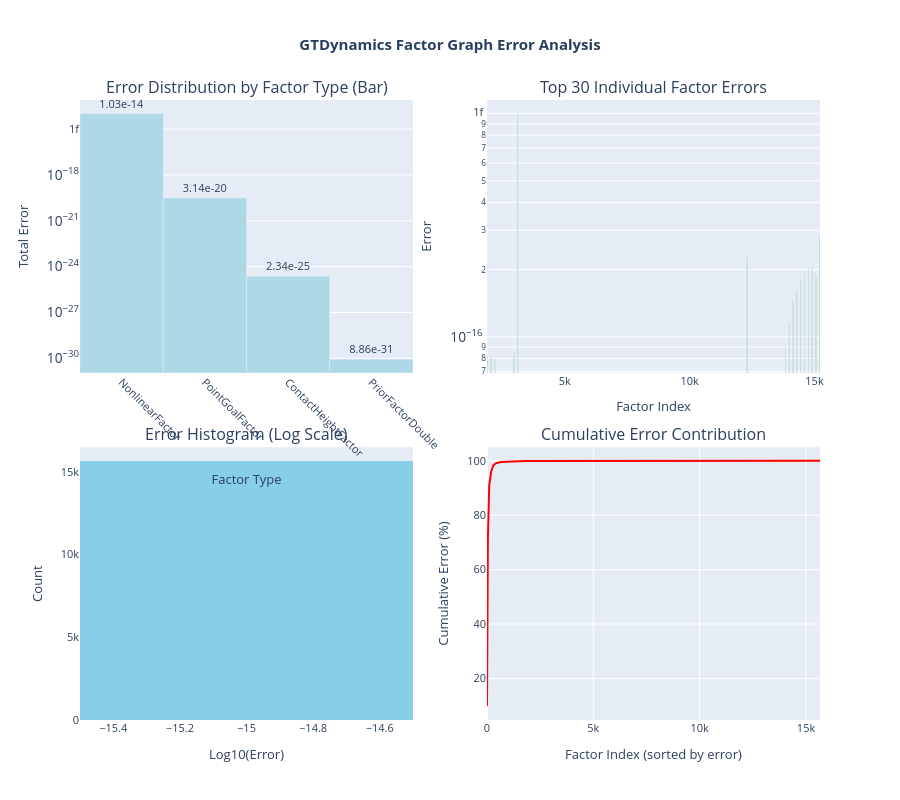
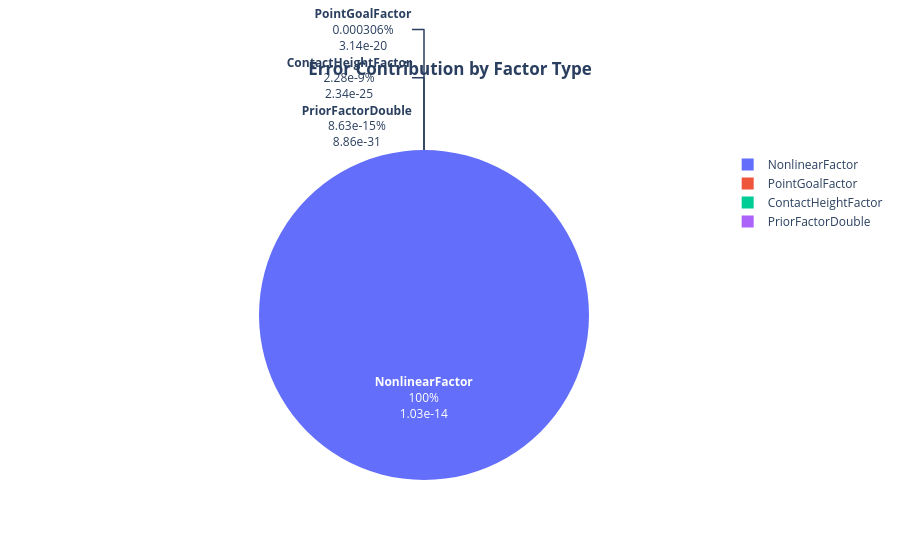

Source (notebook cell) for these figures, in order:
### Code cell
# Factor Error Analysis with Plotly Visualization
import plotly.graph_objects as go
import plotly.express as px
from plotly.subplots import make_subplots
import pandas as pd

print("Analyzing factor errors in optimization result...")

# 1. COLLECT FACTOR ERRORS
factor_errors = []
factor_types = []
factor_descriptions = []
factor_indices = []

for idx in range(graph.size()):
    factor = graph.at(idx)
    
    try:
        # Get error for this factor
        error = factor.error(result)
        factor_errors.append(error)
        
        # Get factor type name
        factor_type = type(factor).__name__
        factor_types.append(factor_type)
        
        # Create description
        try:
            factor_keys = [str(gtd.DynamicsSymbol(key)) for key in factor.keys()]
            description = f"{factor_type}"
            if factor_keys:
                description += f" - {', '.join(factor_keys[:2])}"
                if len(factor_keys) > 2:
                    description += f" (+{len(factor_keys)-2} more)"
        except:
            description = f"{factor_type} - Factor {idx}"
        
        factor_descriptions.append(description)
        factor_indices.append(idx)
        
    except Exception as e:
        print(f"Warning: Could not analyze factor {idx}: {e}")
        factor_errors.append(0.0)
        factor_types.append("Unknown")
        factor_descriptions.append(f"Factor {idx} (Error)")
        factor_indices.append(idx)

# Create DataFrame for analysis
df_factors = pd.DataFrame({
    'Index': factor_indices,
    'Error': factor_errors,
    'Type': factor_types,
    'Description': factor_descriptions,
    'LogError': [np.log10(max(err, 1e-15)) for err in factor_errors]  # Log scale for visualization
})

# Sort by error (descending)
df_factors_sorted = df_factors.sort_values('Error', ascending=False)

print(f"Analyzed {len(factor_errors)} factors")
print(f"Total error: {sum(factor_errors):.6e}")
print(f"Max error: {max(factor_errors):.6e}")
print(f"Min error: {min(factor_errors):.6e}")

# 2. ERROR STATISTICS BY FACTOR TYPE
error_by_type = df_factors.groupby('Type').agg({
    'Error': ['count', 'sum', 'mean', 'max'],
    'Index': 'count'
}).round(8)

print("\nError statistics by factor type:")
print(error_by_type)

# 3. CREATE COMPREHENSIVE PLOTLY VISUALIZATIONS

# Create subplots with 2x2 layout
fig = make_subplots(
    rows=2, cols=2,
    subplot_titles=(
        'Error Distribution by Factor Type (Bar)', 
        'Top 30 Individual Factor Errors', 
        'Error Histogram (Log Scale)', 
        'Cumulative Error Contribution'
    ),
    specs=[
        [{'type': 'bar'}, {'type': 'bar'}],
        [{'type': 'histogram'}, {'type': 'scatter'}]
    ],
    vertical_spacing=0.12,
    horizontal_spacing=0.10
)

# Plot 1: Total Error by Factor Type
error_by_type_sum = df_factors.groupby('Type')['Error'].sum().sort_values(ascending=False)
fig.add_trace(
    go.Bar(
        x=error_by_type_sum.index, 
        y=error_by_type_sum.values,
        name='Total Error by Type',
        text=[f'{val:.2e}' for val in error_by_type_sum.values],
        textposition='outside',
        marker_color='lightblue',
        showlegend=False
    ),
    row=1, col=1
)

# Plot 2: Top 30 Individual Factor Errors
top_30 = df_factors_sorted.head(30)
colors = ['red' if err > 1e-3 else 'orange' if err > 1e-6 else 'green' for err in top_30['Error']]
fig.add_trace(
    go.Bar(
        x=top_30['Index'], 
        y=top_30['Error'],
        text=top_30['Type'],
        textposition='outside',
        marker_color=colors,
        name='Individual Errors',
        hovertemplate='<b>Factor %{x}</b><br>' +
                     'Error: %{y:.2e}<br>' +
                     'Type: %{text}<br>' +
                     '<extra></extra>',
        showlegend=False
    ),
    row=1, col=2
)

# Plot 3: Error Histogram (Log Scale)
log_errors = [np.log10(max(err, 1e-15)) for err in factor_errors]
fig.add_trace(
    go.Histogram(
        x=log_errors,
        nbinsx=40,
        name='Log10(Error) Distribution',
        marker_color='skyblue',
        showlegend=False
    ),
    row=2, col=1
)

# Plot 4: Cumulative Error Contribution
cumsum_errors = np.cumsum(df_factors_sorted['Error'].values)
cumsum_percentage = (cumsum_errors / cumsum_errors[-1]) * 100
fig.add_trace(
    go.Scatter(
        x=list(range(len(cumsum_errors))), 
        y=cumsum_percentage,
        mode='lines',
        name='Cumulative Error %',
        line=dict(color='red', width=2),
        showlegend=False
    ),
    row=2, col=2
)

# Update layout and axes
fig.update_layout(
    height=800,
    title_text="<b>GTDynamics Factor Graph Error Analysis</b>",
    title_x=0.5,
    showlegend=False,
    font=dict(size=11)
)

# Update individual subplot axes
fig.update_xaxes(title_text="Factor Type", row=1, col=1, tickangle=45)
fig.update_yaxes(title_text="Total Error", row=1, col=1, type="log")

fig.update_xaxes(title_text="Factor Index", row=1, col=2)
fig.update_yaxes(title_text="Error", row=1, col=2, type="log")

fig.update_xaxes(title_text="Log10(Error)", row=2, col=1)
fig.update_yaxes(title_text="Count", row=2, col=1)

fig.update_xaxes(title_text="Factor Index (sorted by error)", row=2, col=2)
fig.update_yaxes(title_text="Cumulative Error (%)", row=2, col=2)

fig.show()

# 4. DETAILED PIE CHART OF ERROR CONTRIBUTION
fig_pie = go.Figure(data=[go.Pie(
    labels=error_by_type_sum.index,
    values=error_by_type_sum.values,
    textinfo='label+percent+value',
    texttemplate='<b>%{label}</b><br>%{percent}<br>%{value:.2e}',
    hovertemplate='<b>%{label}</b><br>' +
                 'Error: %{value:.2e}<br>' +
                 'Percentage: %{percent}<br>' +
                 '<extra></extra>'
)])

fig_pie.update_layout(
    title="<b>Error Contribution by Factor Type</b>",
    title_x=0.5,
    font=dict(size=12)
)
fig_pie.show()

# 6. SUMMARY STATISTICS
print("\n" + "="*60)
print("FACTOR ERROR ANALYSIS SUMMARY")
print("="*60)

total_factors = len(factor_errors)
high_error_factors = len([e for e in factor_errors if e > 1e-3])
medium_error_factors = len([e for e in factor_errors if 1e-6 < e <= 1e-3])
low_error_factors = len([e for e in factor_errors if e <= 1e-6])

print(f"Total factors analyzed: {total_factors}")
print(f"High error factors (>1e-3): {high_error_factors} ({high_error_factors/total_factors*100:.1f}%)")
print(f"Medium error factors (1e-6 to 1e-3): {medium_error_factors} ({medium_error_factors/total_factors*100:.1f}%)")
print(f"Low error factors (≤1e-6): {low_error_factors} ({low_error_factors/total_factors*100:.1f}%)")

print(f"\nError range: {min(factor_errors):.2e} to {max(factor_errors):.2e}")
print(f"Mean error: {np.mean(factor_errors):.6e}")
print(f"Median error: {np.median(factor_errors):.6e}")

### Figure 1 — Plotly figure (JSON) as saved in the notebook; plotly's stock layout.template omitted (floating-point values rounded to 4 significant figures; data arrays with more than 128 entries replaced by an {"elided": "..."} marker saying what was removed)
{"data": [{"marker": {"color": "lightblue"}, "name": "Total Error by Type", "showlegend": false, "text": ["1.03e-14", "3.14e-20", "2.34e-25", "8.86e-31"], "textposition": "outside", "type": "bar", "x": ["NonlinearFactor", "PointGoalFactor", "ContactHeightFactor", "PriorFactorDouble"], "xaxis": "x", "y": [1.026e-14, 3.139e-20, 2.335e-25, 8.857e-31], "yaxis": "y"}, {"hovertemplate": "<b>Factor %{x}</b><br>Error: %{y:.2e}<br>Type: %{text}<br><extra></extra>", "marker": {"color": ["green", "green", "green", "green", "green", "green", "green", "green", "green", "green", "green", "green", "green", "green", "green", "green", "green", "green", "green", "green", "green", "green", "green", "green", "green", "green", "green", "green", "green", "green"]}, "name": "Individual Errors", "showlegend": false, "text": ["NonlinearFactor", "NonlinearFactor", "NonlinearFactor", "NonlinearFactor", "NonlinearFactor", "NonlinearFactor", "NonlinearFactor", "NonlinearFactor", "NonlinearFactor", "NonlinearFactor", "NonlinearFactor", "NonlinearFactor", "NonlinearFactor", "NonlinearFactor", "NonlinearFactor", "NonlinearFactor", "NonlinearFactor", "NonlinearFactor", "NonlinearFactor", "NonlinearFactor", "NonlinearFactor", "NonlinearFactor", "NonlinearFactor", "NonlinearFactor", "NonlinearFactor", "NonlinearFactor", "NonlinearFactor", "NonlinearFactor", "NonlinearFactor", "NonlinearFactor"], "textposition": "outside", "type": "bar", "x": [3129, 3119, 15206, 15216, 12309, 12299, 14900, 14747, 14594, 14910, 15053, 14757, 14604, 14441, 15063, 14451, 14288, 14298, 14135, 14145, 13982, 13992, 13829, 13839, 2976, 2966, 2048, 2058, 2211, 1895], "xaxis": "x2", "y": [9.99e-16, 9.727e-16, 2.812e-16, 2.777e-16, 2.304e-16, 2.279e-16, 2.051e-16, 2.028e-16, 1.953e-16, 1.946e-16, 1.932e-16, 1.924e-16, 1.869e-16, 1.859e-16, 1.858e-16, 1.773e-16, 1.638e-16, 1.564e-16, 1.444e-16, 1.384e-16, 1.157e-16, 1.097e-16, 9.271e-17, 8.845e-17, 8.577e-17, 8.209e-17, 8.084e-17, 8.032e-17, 7.985e-17, 7.943e-17], "yaxis": "y2"}, {"marker": {"color": "skyblue"}, "name": "Log10(Error) Distribution", "nbinsx": 40, "showlegend": false, "type": "histogram", "x": {"elided": "15658 int values"}, "xaxis": "x3", "yaxis": "y3"}, {"line": {"color": "red", "width": 2}, "mode": "lines", "name": "Cumulative Error %", "showlegend": false, "type": "scatter", "x": {"elided": "15658 int values"}, "xaxis": "x4", "y": {"elided": "15658 float values"}, "yaxis": "y4"}], "layout": {"annotations": [{"font": {"size": 16}, "showarrow": false, "text": "Error Distribution by Factor Type (Bar)", "x": 0.225, "xanchor": "center", "xref": "paper", "y": 1, "yanchor": "bottom", "yref": "paper"}, {"font": {"size": 16}, "showarrow": false, "text": "Top 30 Individual Factor Errors", "x": 0.775, "xanchor": "center", "xref": "paper", "y": 1, "yanchor": "bottom", "yref": "paper"}, {"font": {"size": 16}, "showarrow": false, "text": "Error Histogram (Log Scale)", "x": 0.225, "xanchor": "center", "xref": "paper", "y": 0.44, "yanchor": "bottom", "yref": "paper"}, {"font": {"size": 16}, "showarrow": false, "text": "Cumulative Error Contribution", "x": 0.775, "xanchor": "center", "xref": "paper", "y": 0.44, "yanchor": "bottom", "yref": "paper"}], "font": {"size": 11}, "height": 800, "showlegend": false, "title": {"text": "<b>GTDynamics Factor Graph Error Analysis</b>", "x": 0.5}, "xaxis": {"anchor": "y", "domain": [0, 0.45], "tickangle": 45, "title": {"text": "Factor Type"}}, "xaxis2": {"anchor": "y2", "domain": [0.55, 1], "title": {"text": "Factor Index"}}, "xaxis3": {"anchor": "y3", "domain": [0, 0.45], "title": {"text": "Log10(Error)"}}, "xaxis4": {"anchor": "y4", "domain": [0.55, 1], "title": {"text": "Factor Index (sorted by error)"}}, "yaxis": {"anchor": "x", "domain": [0.56, 1], "title": {"text": "Total Error"}, "type": "log"}, "yaxis2": {"anchor": "x2", "domain": [0.56, 1], "title": {"text": "Error"}, "type": "log"}, "yaxis3": {"anchor": "x3", "domain": [0, 0.44], "title": {"text": "Count"}}, "yaxis4": {"anchor": "x4", "domain": [0, 0.44], "title": {"text": "Cumulative Error (%)"}}}}

### Figure 2 — Plotly figure (JSON) as saved in the notebook; plotly's stock layout.template omitted (floating-point values rounded to 4 significant figures)
{"data": [{"hovertemplate": "<b>%{label}</b><br>Error: %{value:.2e}<br>Percentage: %{percent}<br><extra></extra>", "labels": ["NonlinearFactor", "PointGoalFactor", "ContactHeightFactor", "PriorFactorDouble"], "textinfo": "label+percent+value", "texttemplate": "<b>%{label}</b><br>%{percent}<br>%{value:.2e}", "type": "pie", "values": [1.026e-14, 3.139e-20, 2.335e-25, 8.857e-31]}], "layout": {"font": {"size": 12}, "title": {"text": "<b>Error Contribution by Factor Type</b>", "x": 0.5}}}
